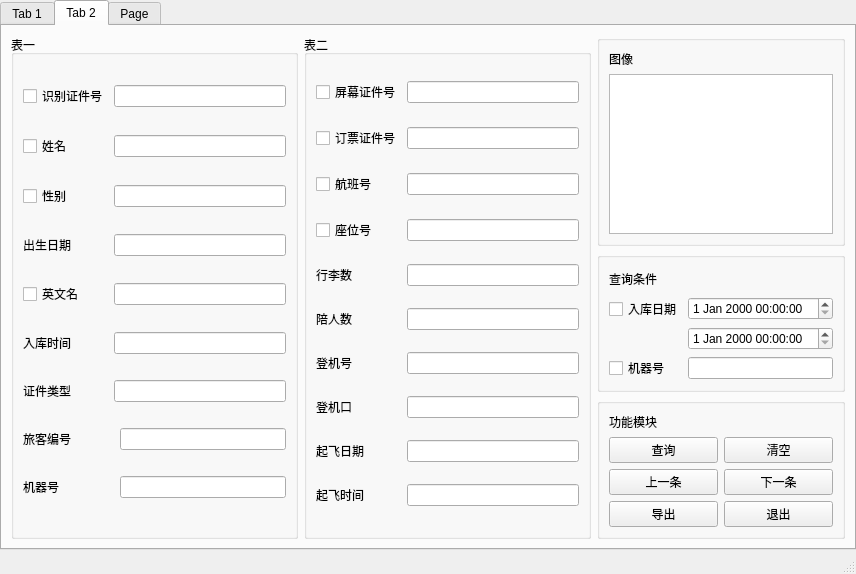
<?xml version="1.0" encoding="UTF-8"?>
<ui version="4.0">
 <class>MainWindow</class>
 <widget class="QMainWindow" name="MainWindow">
  <property name="geometry">
   <rect>
    <x>0</x>
    <y>0</y>
    <width>856</width>
    <height>574</height>
   </rect>
  </property>
  <property name="windowTitle">
   <string>MainWindow</string>
  </property>
  <widget class="QWidget" name="centralwidget">
   <layout class="QGridLayout" name="gridLayout" rowstretch="0" columnstretch="0">
    <property name="leftMargin">
     <number>0</number>
    </property>
    <property name="topMargin">
     <number>0</number>
    </property>
    <property name="rightMargin">
     <number>0</number>
    </property>
    <property name="bottomMargin">
     <number>2</number>
    </property>
    <item row="0" column="0">
     <widget class="QTabWidget" name="tabWidget">
      <property name="currentIndex">
       <number>1</number>
      </property>
      <widget class="QWidget" name="tab">
       <attribute name="title">
        <string>Tab 1</string>
       </attribute>
       <layout class="QGridLayout" name="gridLayout_3" columnstretch="3,1">
        <item row="0" column="0">
         <widget class="QGroupBox" name="groupBox">
          <property name="title">
           <string/>
          </property>
          <layout class="QGridLayout" name="gridLayout_4">
           <item row="4" column="1">
            <widget class="QLineEdit" name="lineEdit_4"/>
           </item>
           <item row="4" column="2" colspan="2">
            <widget class="QLabel" name="label_14">
             <property name="text">
              <string>行李数</string>
             </property>
            </widget>
           </item>
           <item row="5" column="0">
            <widget class="QLabel" name="label_5">
             <property name="text">
              <string>英文名</string>
             </property>
            </widget>
           </item>
           <item row="5" column="1">
            <widget class="QLineEdit" name="lineEdit_5"/>
           </item>
           <item row="5" column="3">
            <widget class="QLabel" name="label_15">
             <property name="text">
              <string>陪人数</string>
             </property>
            </widget>
           </item>
           <item row="4" column="4" colspan="2">
            <widget class="QLineEdit" name="lineEdit_14"/>
           </item>
           <item row="5" column="4" colspan="2">
            <widget class="QLineEdit" name="lineEdit_15"/>
           </item>
           <item row="4" column="0">
            <widget class="QLabel" name="label_4">
             <property name="text">
              <string>出生日期</string>
             </property>
            </widget>
           </item>
           <item row="3" column="1">
            <widget class="QLineEdit" name="lineEdit_3"/>
           </item>
           <item row="2" column="4" colspan="2">
            <widget class="QLineEdit" name="lineEdit_12"/>
           </item>
           <item row="3" column="0">
            <widget class="QLabel" name="label_3">
             <property name="text">
              <string>性别</string>
             </property>
            </widget>
           </item>
           <item row="3" column="3">
            <widget class="QLabel" name="label_13">
             <property name="text">
              <string>座位号</string>
             </property>
            </widget>
           </item>
           <item row="3" column="4" colspan="2">
            <widget class="QLineEdit" name="lineEdit_13"/>
           </item>
           <item row="2" column="3">
            <widget class="QLabel" name="label_12">
             <property name="text">
              <string>航班号</string>
             </property>
            </widget>
           </item>
           <item row="6" column="4" colspan="2">
            <widget class="QLineEdit" name="lineEdit_16"/>
           </item>
           <item row="7" column="1">
            <widget class="QLineEdit" name="lineEdit_7"/>
           </item>
           <item row="7" column="0">
            <widget class="QLabel" name="label_7">
             <property name="text">
              <string>证件类型</string>
             </property>
            </widget>
           </item>
           <item row="6" column="2" colspan="2">
            <widget class="QLabel" name="label_16">
             <property name="text">
              <string>登机号</string>
             </property>
            </widget>
           </item>
           <item row="6" column="0">
            <widget class="QLabel" name="label_6">
             <property name="text">
              <string>入库时间</string>
             </property>
            </widget>
           </item>
           <item row="6" column="1">
            <widget class="QLineEdit" name="lineEdit_6"/>
           </item>
           <item row="7" column="3">
            <widget class="QLabel" name="label_17">
             <property name="text">
              <string>登机口</string>
             </property>
            </widget>
           </item>
           <item row="7" column="4" colspan="2">
            <widget class="QLineEdit" name="lineEdit_17"/>
           </item>
           <item row="8" column="0">
            <widget class="QLabel" name="label_8">
             <property name="text">
              <string>旅客编号</string>
             </property>
            </widget>
           </item>
           <item row="8" column="1">
            <widget class="QLineEdit" name="lineEdit_8"/>
           </item>
           <item row="8" column="2" colspan="2">
            <widget class="QLabel" name="label_18">
             <property name="text">
              <string>起飞日期</string>
             </property>
            </widget>
           </item>
           <item row="8" column="4" colspan="2">
            <widget class="QLineEdit" name="lineEdit_18"/>
           </item>
           <item row="2" column="1">
            <widget class="QLineEdit" name="lineEdit_2"/>
           </item>
           <item row="0" column="0">
            <widget class="QLabel" name="label">
             <property name="text">
              <string>识别证件号</string>
             </property>
            </widget>
           </item>
           <item row="0" column="5">
            <widget class="QLineEdit" name="lineEdit_11"/>
           </item>
           <item row="2" column="0">
            <widget class="QLabel" name="label_2">
             <property name="text">
              <string>姓名</string>
             </property>
            </widget>
           </item>
           <item row="9" column="0">
            <widget class="QLabel" name="label_9">
             <property name="text">
              <string>机器号</string>
             </property>
            </widget>
           </item>
           <item row="9" column="1">
            <widget class="QLineEdit" name="lineEdit_9"/>
           </item>
           <item row="9" column="2" colspan="2">
            <widget class="QLabel" name="label_19">
             <property name="text">
              <string>起飞时间</string>
             </property>
            </widget>
           </item>
           <item row="9" column="4" colspan="2">
            <widget class="QLineEdit" name="lineEdit_19"/>
           </item>
           <item row="10" column="1">
            <widget class="QLineEdit" name="lineEdit_10"/>
           </item>
           <item row="10" column="0">
            <widget class="QLabel" name="label_10">
             <property name="text">
              <string>屏幕证件号</string>
             </property>
            </widget>
           </item>
           <item row="0" column="3">
            <widget class="QLabel" name="label_11">
             <property name="text">
              <string>订票证件号</string>
             </property>
            </widget>
           </item>
           <item row="0" column="1">
            <widget class="QLineEdit" name="lineEdit"/>
           </item>
          </layout>
         </widget>
        </item>
        <item row="0" column="1">
         <widget class="QGroupBox" name="groupBox_2">
          <property name="title">
           <string/>
          </property>
          <layout class="QVBoxLayout" name="verticalLayout">
           <item>
            <widget class="QLabel" name="label_21">
             <property name="text">
              <string>证件原图缩略图</string>
             </property>
            </widget>
           </item>
           <item>
            <widget class="QGraphicsView" name="graphicsView"/>
           </item>
           <item>
            <widget class="QLabel" name="label_22">
             <property name="text">
              <string>人像切图</string>
             </property>
            </widget>
           </item>
           <item>
            <widget class="QGraphicsView" name="graphicsView_2"/>
           </item>
          </layout>
         </widget>
        </item>
       </layout>
      </widget>
      <widget class="QWidget" name="tab_2">
       <attribute name="title">
        <string>Tab 2</string>
       </attribute>
       <layout class="QGridLayout" name="gridLayout_7" rowstretch="3,2,2" columnstretch="2,2,1">
        <item row="0" column="2">
         <widget class="QGroupBox" name="groupBox_5">
          <property name="title">
           <string/>
          </property>
          <layout class="QVBoxLayout" name="verticalLayout_2">
           <item>
            <widget class="QLabel" name="label_20">
             <property name="text">
              <string>图像</string>
             </property>
            </widget>
           </item>
           <item>
            <widget class="QGraphicsView" name="graphicsView_3"/>
           </item>
          </layout>
         </widget>
        </item>
        <item row="0" column="0" rowspan="3">
         <widget class="QGroupBox" name="groupBox_6">
          <property name="title">
           <string>表一</string>
          </property>
          <layout class="QGridLayout" name="gridLayout_6">
           <item row="2" column="0">
            <widget class="QCheckBox" name="checkBox_5">
             <property name="text">
              <string>性别</string>
             </property>
            </widget>
           </item>
           <item row="3" column="0">
            <widget class="QLabel" name="label_25">
             <property name="text">
              <string>出生日期</string>
             </property>
            </widget>
           </item>
           <item row="0" column="1" colspan="2">
            <widget class="QLineEdit" name="lineEdit_22"/>
           </item>
           <item row="2" column="1" colspan="2">
            <widget class="QLineEdit" name="lineEdit_24"/>
           </item>
           <item row="3" column="1" colspan="2">
            <widget class="QLineEdit" name="lineEdit_25"/>
           </item>
           <item row="1" column="1" colspan="2">
            <widget class="QLineEdit" name="lineEdit_23"/>
           </item>
           <item row="0" column="0">
            <widget class="QCheckBox" name="checkBox_3">
             <property name="text">
              <string>识别证件号</string>
             </property>
            </widget>
           </item>
           <item row="1" column="0">
            <widget class="QCheckBox" name="checkBox_4">
             <property name="text">
              <string>姓名</string>
             </property>
            </widget>
           </item>
           <item row="8" column="2">
            <widget class="QLineEdit" name="lineEdit_30"/>
           </item>
           <item row="6" column="0">
            <widget class="QLabel" name="label_27">
             <property name="text">
              <string>证件类型</string>
             </property>
            </widget>
           </item>
           <item row="6" column="1" colspan="2">
            <widget class="QLineEdit" name="lineEdit_28"/>
           </item>
           <item row="4" column="0">
            <widget class="QCheckBox" name="checkBox_6">
             <property name="text">
              <string>英文名</string>
             </property>
            </widget>
           </item>
           <item row="4" column="1" colspan="2">
            <widget class="QLineEdit" name="lineEdit_26"/>
           </item>
           <item row="7" column="2">
            <widget class="QLineEdit" name="lineEdit_29"/>
           </item>
           <item row="8" column="0">
            <widget class="QLabel" name="label_29">
             <property name="text">
              <string>机器号</string>
             </property>
            </widget>
           </item>
           <item row="5" column="0">
            <widget class="QLabel" name="label_26">
             <property name="text">
              <string>入库时间</string>
             </property>
            </widget>
           </item>
           <item row="5" column="1" colspan="2">
            <widget class="QLineEdit" name="lineEdit_27"/>
           </item>
           <item row="7" column="0">
            <widget class="QLabel" name="label_28">
             <property name="text">
              <string>旅客编号</string>
             </property>
            </widget>
           </item>
          </layout>
         </widget>
        </item>
        <item row="1" column="2">
         <widget class="QGroupBox" name="groupBox_4">
          <property name="title">
           <string/>
          </property>
          <layout class="QGridLayout" name="gridLayout_5">
           <item row="0" column="0">
            <widget class="QLabel" name="label_23">
             <property name="text">
              <string>查询条件</string>
             </property>
            </widget>
           </item>
           <item row="1" column="0">
            <widget class="QCheckBox" name="checkBox">
             <property name="text">
              <string>入库日期</string>
             </property>
            </widget>
           </item>
           <item row="4" column="1">
            <widget class="QLineEdit" name="lineEdit_21"/>
           </item>
           <item row="4" column="0">
            <widget class="QCheckBox" name="checkBox_2">
             <property name="text">
              <string>机器号</string>
             </property>
            </widget>
           </item>
           <item row="3" column="1">
            <widget class="QDateTimeEdit" name="dateTimeEdit_2"/>
           </item>
           <item row="1" column="1">
            <widget class="QDateTimeEdit" name="dateTimeEdit"/>
           </item>
          </layout>
         </widget>
        </item>
        <item row="2" column="2">
         <widget class="QGroupBox" name="groupBox_3">
          <property name="title">
           <string/>
          </property>
          <layout class="QGridLayout" name="gridLayout_2">
           <item row="5" column="2">
            <widget class="QPushButton" name="pushButton_6">
             <property name="text">
              <string>退出</string>
             </property>
            </widget>
           </item>
           <item row="1" column="0">
            <widget class="QPushButton" name="pushButton">
             <property name="text">
              <string>查询</string>
             </property>
            </widget>
           </item>
           <item row="5" column="0">
            <widget class="QPushButton" name="pushButton_5">
             <property name="text">
              <string>导出</string>
             </property>
            </widget>
           </item>
           <item row="0" column="0">
            <widget class="QLabel" name="label_24">
             <property name="text">
              <string>功能模块</string>
             </property>
            </widget>
           </item>
           <item row="2" column="0">
            <widget class="QPushButton" name="pushButton_3">
             <property name="text">
              <string>上一条</string>
             </property>
            </widget>
           </item>
           <item row="2" column="2">
            <widget class="QPushButton" name="pushButton_4">
             <property name="text">
              <string>下一条</string>
             </property>
            </widget>
           </item>
           <item row="1" column="2">
            <widget class="QPushButton" name="pushButton_2">
             <property name="text">
              <string>清空</string>
             </property>
            </widget>
           </item>
          </layout>
         </widget>
        </item>
        <item row="0" column="1" rowspan="3">
         <widget class="QGroupBox" name="groupBox_7">
          <property name="title">
           <string>表二</string>
          </property>
          <layout class="QGridLayout" name="gridLayout_8">
           <item row="0" column="0">
            <widget class="QCheckBox" name="checkBox_7">
             <property name="text">
              <string>屏幕证件号</string>
             </property>
            </widget>
           </item>
           <item row="0" column="1">
            <widget class="QLineEdit" name="lineEdit_31"/>
           </item>
           <item row="1" column="0">
            <widget class="QCheckBox" name="checkBox_8">
             <property name="text">
              <string>订票证件号</string>
             </property>
            </widget>
           </item>
           <item row="1" column="1">
            <widget class="QLineEdit" name="lineEdit_32"/>
           </item>
           <item row="2" column="0">
            <widget class="QCheckBox" name="checkBox_9">
             <property name="text">
              <string>航班号</string>
             </property>
            </widget>
           </item>
           <item row="2" column="1">
            <widget class="QLineEdit" name="lineEdit_33"/>
           </item>
           <item row="3" column="0">
            <widget class="QCheckBox" name="checkBox_10">
             <property name="text">
              <string>座位号</string>
             </property>
            </widget>
           </item>
           <item row="3" column="1">
            <widget class="QLineEdit" name="lineEdit_34"/>
           </item>
           <item row="4" column="0">
            <widget class="QLabel" name="label_30">
             <property name="text">
              <string>行李数</string>
             </property>
            </widget>
           </item>
           <item row="4" column="1">
            <widget class="QLineEdit" name="lineEdit_35"/>
           </item>
           <item row="5" column="0">
            <widget class="QLabel" name="label_31">
             <property name="text">
              <string>陪人数</string>
             </property>
            </widget>
           </item>
           <item row="5" column="1">
            <widget class="QLineEdit" name="lineEdit_36"/>
           </item>
           <item row="6" column="0">
            <widget class="QLabel" name="label_32">
             <property name="text">
              <string>登机号</string>
             </property>
            </widget>
           </item>
           <item row="6" column="1">
            <widget class="QLineEdit" name="lineEdit_37"/>
           </item>
           <item row="7" column="0">
            <widget class="QLabel" name="label_33">
             <property name="text">
              <string>登机口</string>
             </property>
            </widget>
           </item>
           <item row="7" column="1">
            <widget class="QLineEdit" name="lineEdit_38"/>
           </item>
           <item row="8" column="0">
            <widget class="QLabel" name="label_34">
             <property name="text">
              <string>起飞日期</string>
             </property>
            </widget>
           </item>
           <item row="8" column="1">
            <widget class="QLineEdit" name="lineEdit_39"/>
           </item>
           <item row="9" column="0">
            <widget class="QLabel" name="label_35">
             <property name="text">
              <string>起飞时间</string>
             </property>
            </widget>
           </item>
           <item row="9" column="1">
            <widget class="QLineEdit" name="lineEdit_40"/>
           </item>
          </layout>
         </widget>
        </item>
       </layout>
      </widget>
      <widget class="QWidget" name="tab_3">
       <attribute name="title">
        <string>Page</string>
       </attribute>
       <layout class="QGridLayout" name="gridLayout_12" rowstretch="1,3" columnstretch="3,1">
        <item row="0" column="0" rowspan="2">
         <layout class="QGridLayout" name="gridLayout_10">
          <item row="0" column="0">
           <widget class="QGraphicsView" name="graphicsView_4"/>
          </item>
         </layout>
        </item>
        <item row="0" column="1">
         <layout class="QGridLayout" name="gridLayout_9" columnstretch="2,2">
          <item row="1" column="1">
           <widget class="QDateTimeEdit" name="dateTimeEdit_4"/>
          </item>
          <item row="0" column="1">
           <widget class="QDateTimeEdit" name="dateTimeEdit_3"/>
          </item>
          <item row="0" column="0">
           <widget class="QCheckBox" name="checkBox_11">
            <property name="text">
             <string>CheckBox</string>
            </property>
           </widget>
          </item>
          <item row="2" column="1">
           <widget class="QLineEdit" name="lineEdit_20"/>
          </item>
          <item row="2" column="0">
           <widget class="QLineEdit" name="lineEdit_41"/>
          </item>
         </layout>
        </item>
        <item row="1" column="1">
         <layout class="QGridLayout" name="gridLayout_11"/>
        </item>
       </layout>
      </widget>
     </widget>
    </item>
   </layout>
  </widget>
  <widget class="QStatusBar" name="statusbar"/>
 </widget>
 <resources/>
 <connections/>
</ui>
